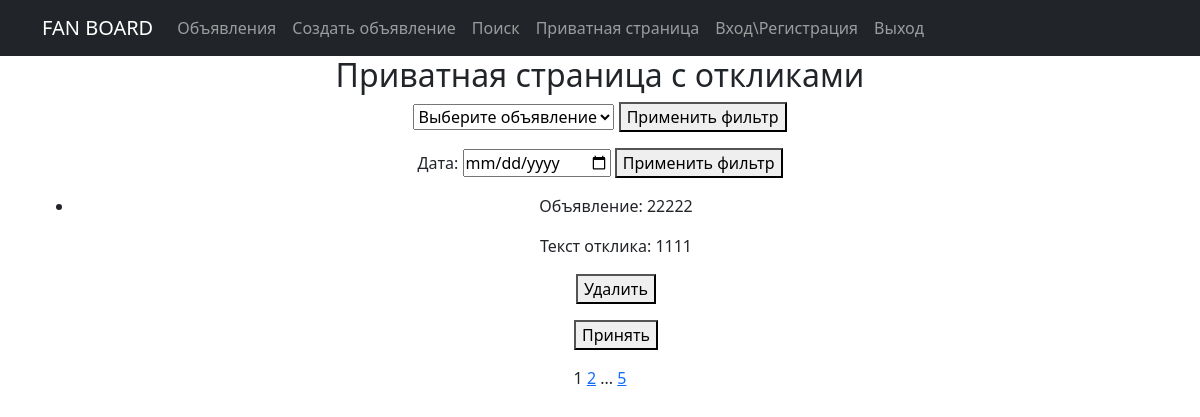
/responses/ (signed in), run on the app's committed database.
### board/models.py (models this page shows, shortened)
class Response(models.Model):
    ad = models.ForeignKey(Ad, on_delete=models.CASCADE)
    user = models.ForeignKey(User, on_delete=models.CASCADE)
    text = models.TextField()
    created_at = models.DateTimeField(auto_now_add=True)
    is_approved = models.BooleanField(default=False)

class Ad(models.Model):
    CATEGORY_CHOICES = [
        ('Танки', 'Танки'),
        ('Хилы', 'Хилы'),
        ('ДД', 'ДД'),
        ('Торговцы', 'Торговцы'),
        ('Гилдмастеры', 'Гилдмастеры'),
        ('Квестгиверы', 'Квестгиверы'),
        ('Кузнецы', 'Кузнецы'),
        ('Кожевники', 'Кожевники'),
        ('Зельевары', 'Зельевары'),
        ('Мастера заклинаний', 'Мастера заклинаний'),
    ]
    user = models.ForeignKey(User, on_delete=models.CASCADE)
    title = models.CharField(max_length=255)
    text = RichTextField()
    category = models.CharField(max_length=50, choices=CATEGORY_CHOICES)
    image = models.ImageField(upload_to='images/', null=True, blank=True)
    video = models.FileField(upload_to='videos/', null=True, blank=True)
    created_at = models.DateTimeField(auto_now_add=True)
    updated_at = models.DateTimeField(auto_now=True)
    is_active = models.BooleanField(default=True)

### board/views.py (the view, shortened to what this page needs)
# urls.py: path('responses/', PrivateResponseListView.as_view(), name='private_responses'),
class PrivateResponseListView(ListView):
    template_name = 'private_responses.html'
    context_object_name = 'responses'
    ordering = ['-created_at']
    paginate_by = 1
    def get_queryset(self):
        user_ads = Ad.objects.filter(user=self.request.user)
        queryset = Response.objects.filter(ad__in=user_ads).order_by('-created_at')
        date_filter = self.request.GET.get('date')
        if date_filter:
            try:
                date_filter = timezone.datetime.strptime(date_filter, '%Y-%m-%d').date()
                queryset = queryset.filter(created_at__date=date_filter)
            except ValueError:
                pass
        ad_filter = self.request.GET.get('ad')
        if ad_filter:
            queryset = queryset.filter(ad_id=ad_filter)
        return queryset
    def get_context_data(self, **kwargs):
        context = super().get_context_data(**kwargs)
        context['user_ads'] = Ad.objects.filter(user=self.request.user)
        return context

### board/templates/board/private_responses.html (shortened to what this page needs)
{% extends 'board/default.html' %}
{% load static %}
{% block content %}
    <h2>Приватная страница с откликами</h2>
    <form method="get" action="">
        <select name="ad">
            <option value="">Выберите объявление</option>
        </select>
        <button type="submit">Применить фильтр</button>
    </form>
    <form method="get">
        <label for="date">Дата:</label>
        <input type="date" id="date" name="date">
        <button type="submit">Применить фильтр</button>
    </form>
    <ul>
        {% for response in responses %}
            <li>
                <p>Объявление: {{ response.ad.title }}</p>
                <p>Текст отклика: {{ response.text }}</p>
                <form method="post">
                    <button type="submit" name="delete" value="{{ response.id }}">Удалить</button>
                </form>
                <form method="post">
                    <button type="submit" name="accept" value="{{ response.id }}">Принять</button>
                </form>
            </li>
        {% empty %}
            <li>У вас нет откликов.</li>
        {% endfor %}
    </ul>
    {{ page_obj.number }}
    {% if page_obj.has_next %}
        <a href="?page={{ page_obj.next_page_number }}">{{ page_obj.next_page_number }}</a>
        {% if paginator.num_pages != page_obj.next_page_number %}
            ...
            <a href="?page={{ paginator.num_pages }}">{{ paginator.num_pages }}</a>
        {% endif %}
    {% endif %}
{% endblock %}

### data on the page
Response: ad "22222", text "1111", {{ response.id }} 5 (drawn)

### other printed values
{{ page_obj.number }} "1"
{{ page_obj.next_page_number }} "2"
{{ paginator.num_pages }} "5"
